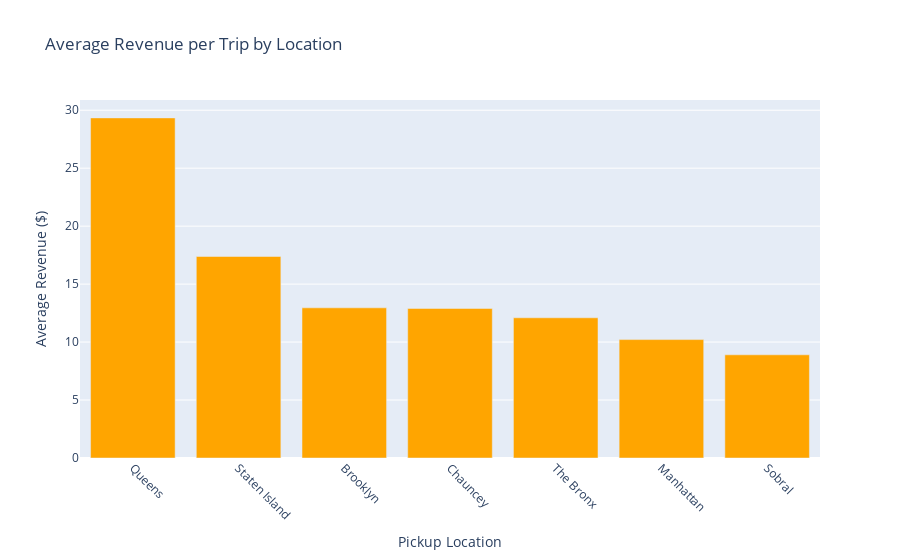

Notebook source saved alongside this figure:
### Code cell
import plotly.graph_objects as go

# Get top 10 locations for visualization
top_locations = pickup_revenue.sort_values('avg_revenue', ascending=False).head(10)

# Bar chart for average revenue
fig = go.Figure(data=[
    go.Bar(x=top_locations['sublocality'], 
           y=top_locations['avg_revenue'],
           marker_color='orange')
])

fig.update_layout(
    title='Average Revenue per Trip by Location',
    xaxis_title='Pickup Location',
    yaxis_title='Average Revenue ($)',
    xaxis_tickangle=45
)

fig.show()

### Figure 1 — Plotly figure (JSON) as saved in the notebook; plotly's stock layout.template omitted (floating-point values rounded to 4 significant figures)
{"data": [{"marker": {"color": "orange"}, "type": "bar", "x": ["Queens", "Staten Island", "Brooklyn", "Chauncey", "The Bronx", "Manhattan", "Sobral"], "y": [29.34, 17.38, 12.95, 12.9, 12.09, 10.21, 8.9]}], "layout": {"title": {"text": "Average Revenue per Trip by Location"}, "xaxis": {"tickangle": 45, "title": {"text": "Pickup Location"}}, "yaxis": {"title": {"text": "Average Revenue ($)"}}}}
